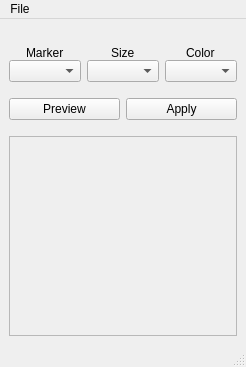
<?xml version="1.0" encoding="UTF-8"?>
<ui version="4.0">
 <class>MainWindow_symbology</class>
 <widget class="QMainWindow" name="MainWindow_symbology">
  <property name="geometry">
   <rect>
    <x>0</x>
    <y>0</y>
    <width>241</width>
    <height>367</height>
   </rect>
  </property>
  <property name="windowTitle">
   <string>Select Symbology</string>
  </property>
  <widget class="QWidget" name="centralwidget">
   <layout class="QGridLayout" name="gridLayout">
    <item row="0" column="0">
     <layout class="QVBoxLayout" name="verticalLayout">
      <item>
       <layout class="QGridLayout" name="gridLayout_menus" rowstretch="0,0">
        <property name="sizeConstraint">
         <enum>QLayout::SetDefaultConstraint</enum>
        </property>
        <property name="verticalSpacing">
         <number>0</number>
        </property>
        <item row="0" column="2" alignment="Qt::AlignHCenter|Qt::AlignBottom">
         <widget class="QLabel" name="label_color">
          <property name="text">
           <string>Color</string>
          </property>
         </widget>
        </item>
        <item row="0" column="0" alignment="Qt::AlignHCenter|Qt::AlignBottom">
         <widget class="QLabel" name="label_marker">
          <property name="text">
           <string>Marker</string>
          </property>
         </widget>
        </item>
        <item row="0" column="1" alignment="Qt::AlignHCenter|Qt::AlignBottom">
         <widget class="QLabel" name="label_size">
          <property name="text">
           <string>Size</string>
          </property>
         </widget>
        </item>
        <item row="1" column="0">
         <widget class="QComboBox" name="comboBox_marker"/>
        </item>
        <item row="1" column="1">
         <widget class="QComboBox" name="comboBox_size"/>
        </item>
        <item row="1" column="2">
         <widget class="QComboBox" name="comboBox_color"/>
        </item>
       </layout>
      </item>
      <item>
       <spacer name="verticalSpacer">
        <property name="orientation">
         <enum>Qt::Vertical</enum>
        </property>
        <property name="sizeType">
         <enum>QSizePolicy::Fixed</enum>
        </property>
        <property name="sizeHint" stdset="0">
         <size>
          <width>20</width>
          <height>10</height>
         </size>
        </property>
       </spacer>
      </item>
      <item>
       <layout class="QHBoxLayout" name="horizontalLayout_controls">
        <item>
         <widget class="QPushButton" name="pushButton_preview">
          <property name="text">
           <string>Preview</string>
          </property>
         </widget>
        </item>
        <item>
         <widget class="QPushButton" name="pushButton_apply">
          <property name="text">
           <string>Apply</string>
          </property>
         </widget>
        </item>
       </layout>
      </item>
      <item>
       <spacer name="verticalSpacer_2">
        <property name="orientation">
         <enum>Qt::Vertical</enum>
        </property>
        <property name="sizeType">
         <enum>QSizePolicy::Fixed</enum>
        </property>
        <property name="sizeHint" stdset="0">
         <size>
          <width>20</width>
          <height>10</height>
         </size>
        </property>
       </spacer>
      </item>
      <item>
       <layout class="QHBoxLayout" name="horizontalLayout_preview">
        <property name="sizeConstraint">
         <enum>QLayout::SetDefaultConstraint</enum>
        </property>
        <item>
         <widget class="QFrame" name="frame">
          <property name="minimumSize">
           <size>
            <width>50</width>
            <height>200</height>
           </size>
          </property>
          <property name="frameShape">
           <enum>QFrame::StyledPanel</enum>
          </property>
          <property name="frameShadow">
           <enum>QFrame::Raised</enum>
          </property>
         </widget>
        </item>
       </layout>
      </item>
     </layout>
    </item>
   </layout>
  </widget>
  <widget class="QMenuBar" name="menubar">
   <property name="geometry">
    <rect>
     <x>0</x>
     <y>0</y>
     <width>241</width>
     <height>21</height>
    </rect>
   </property>
   <widget class="QMenu" name="menuFile">
    <property name="title">
     <string>File</string>
    </property>
    <addaction name="actionLoad"/>
    <addaction name="separator"/>
    <addaction name="actionSave"/>
   </widget>
   <addaction name="menuFile"/>
  </widget>
  <widget class="QStatusBar" name="statusbar"/>
  <action name="actionLoad">
   <property name="text">
    <string>Load</string>
   </property>
  </action>
  <action name="actionSave">
   <property name="text">
    <string>Save</string>
   </property>
  </action>
 </widget>
 <resources/>
 <connections/>
</ui>
